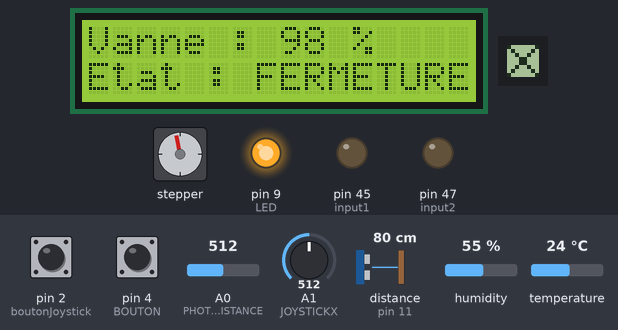
Simulated run of this sketch. Board: Arduino Mega 2560, built with avr-gcc and run on an emulated ATmega2560. Parts: 16×2 character LCD, 8×8 one-colour display, stepper motor, output pins drawn as LEDs (lit = HIGH). The inputs (shaded band) are chosen by the test bench; at power-on: pin 4 (BOUTON) HIGH, pin 2 (boutonJoystick) HIGH, A1 (JOYSTICKX) = 512, A0 (PHOTORESISTANCE) = 512, distance to the obstacle (sensor on pin 11) 80 cm, humidity 55 %, temperature 24 °C. The echo pulse lasts 58.3 µs per cm; stepper angles assume 2048 steps per turn; what the sketch prints to the serial monitor is not drawn.

Above: at 1.09 s.
1.3 s: pin 4 (BOUTON) pulled LOW for 0.15 s
At 1.8 s:
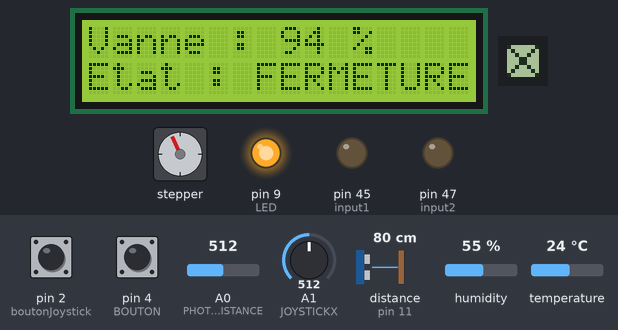
2.0 s: pin 4 (BOUTON) pulled LOW for 0.15 s
2.7 s: pin 2 (boutonJoystick) pulled LOW for 1 s
At 3.98 s:
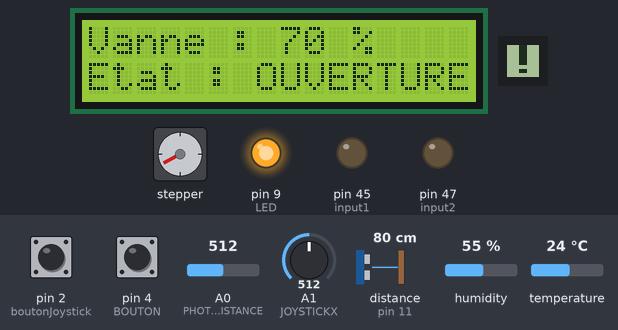
4.3 s: A1 (JOYSTICKX) set to 30
At 4.58 s:
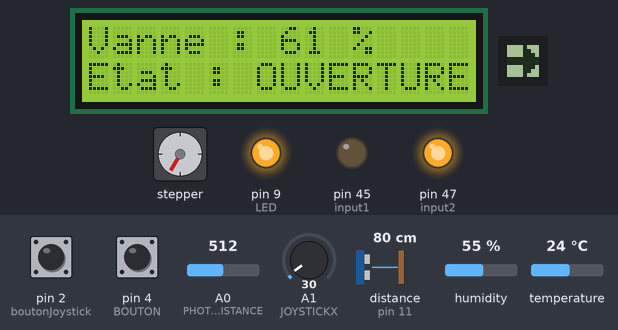
Timing chart, 0 to 9.8 s (numbered marks = the images above; inputs shaded):
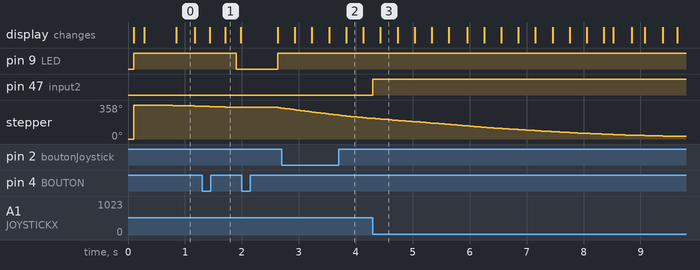

The sketch:

0sx_labo_06.ino
```cpp
#include "Convoyeur.h"

void setup() {
  pinMode(TRIGGER, OUTPUT);
  pinMode(ECHO, INPUT);
  pinMode(LED, OUTPUT);
  pinMode(BOUTON, INPUT_PULLUP);
   // Initialisation des broches du moteur DC avec le L293D
  pinMode(input1, OUTPUT);
  pinMode(input2, OUTPUT);
   // Initialiser les broches du joystick
  pinMode(boutonJoystick, INPUT_PULLUP);
   pinMode(JOYSTICKX, INPUT);
  pinMode(JOYSTICKY, INPUT);

  lcd.begin();
  lcd.backlight();  // Allume le rétroéclairage
  Serial.begin(9600);
  dht.begin();  // initialisation du du capteur de temperature et d'humidité


  button.attachClick(onClick);
  button.attachDoubleClick(onDoubleClick);
   joystickBtn.attachClick(onJoystickClick);
  joystickBtn.attachLongPressStart(onJoystickLongClick);

  myStepper.setMaxSpeed(1000);// Vitesse maximale (steps/seconde)
  myStepper.setSpeed(2000);// Vitesse de déplacement
  myStepper.setCurrentPosition(POSITIONOUVERTE); //reinitialise la position actuelle du moteur
  myStepper.setAcceleration(100); //demarrage et arret progressif
  sousTention();

 configurerAffichage();
  // État initial: INACTIF avec symbole X
  afficherInactif();
}

void loop() {
  unsigned long tempsActuel = millis();

  lirePhotoresistance(tempsActuel);
  lireTemperatureHumidite(tempsActuel);
  lireLaDistance(tempsActuel);
  calibrage();
  gestionIrrigation(tempsActuel);
  position();
  clignotementLed(tempsActuel);
  afficherLCD(tempsActuel);
  portserie(tempsActuel);


 button.tick();
 joystickBtn.tick();

 gestionConvoyeur();

}
```

Convoyeur.cpp
```cpp
#include "Convoyeur.h"


// Définition des constantes
// --- Moteur DC avec L293D ---
const int input1 = 45;
const int input2 = 47;

// --- LCD ---
LCD_I2C lcd(0x27, 16, 2);

// --- DHT11 ---
const int DHT_11 = 10;
DHT dht(DHT_11, DHTTYPE);  //creation de l'objet DHT
float temperature = 0;
float humidite = 0;

// --- Photoresistance ---
const int PHOTORESISTANCE = A0;
int valeurPhotoresistance = 0;
int valeurMin = 1023;
int valeurMax = 0;
bool calibrationActive = false;

// --- HC-SR04 ---
const int ECHO = 11;
const int TRIGGER = 12;
UltraSonicDistanceSensor distanceSensor(TRIGGER, ECHO);
int distance = 0;


// --- LED ---
const int LED = 9;
int pageActuelle = 1;

// --- BOUTON ---
const int BOUTON = 4;
OneButton button(BOUTON, true, true);

// --- JOYSTICK ---
const int JOYSTICKX = A1;
const int JOYSTICKY = A2;
const int boutonJoystick = 2;
OneButton joystickBtn(boutonJoystick, true, true);

// --- Moteur à pas ---
AccelStepper myStepper(MOTOR_INTERFACE_TYPE, IN_1, IN_3, IN_2, IN_4);

// Définition des variables globales
AppState currentState = DEMARRAGE;
EtatIrrigation etat_courant = FERMETURE;
EtatConvoyeur etatConvoyeur = INACTIF;
const int POSITIONOUVERTE = 2038;
const int POSITIONFERMER = 0;


int pourcentage = 0;


// Variables du convoyeur
int vitesseActuelle = 0;
int vitesseConstante = 0;  // Vitesse mémorisée pour le mode CONSTANT


U8G2_MAX7219_8X8_F_4W_SW_SPI u8g2(
  U8G2_R0,
  CLK_PIN,
  DIN_PIN,
  CS_PIN,
  U8X8_PIN_NONE,
  U8X8_PIN_NONE);

// ========== FONCTIONS D'AFFICHAGE MATRICE ==========

void configurerAffichage() {
  u8g2.begin();
  u8g2.setContrast(5);
  clearAffichage();
}

void clearAffichage() {
  u8g2.clearBuffer();
  u8g2.sendBuffer();
}


// Affiche un X (état INACTIF)
void afficherInactif() {
  u8g2.clearBuffer();
  u8g2.drawLine(0, 0, 7, 7);
  u8g2.drawLine(7, 0, 0, 7);
  u8g2.sendBuffer();
}

// Affiche !! (état ACTIF mais pas de mouvement)
void afficherActif() {
  u8g2.clearBuffer();
  u8g2.drawBox(3, 0, 1, 5);
  u8g2.drawBox(4, 0, 1, 5);    // (x1,y1, largeur,hauteur)
  u8g2.drawBox(3, 6, 1, 1);
  u8g2.drawBox(4, 6, 1, 1);
  u8g2.sendBuffer();
}

// Flèche vers la droite (AVANCE)
const uint8_t flecheDroite[] PROGMEM = {
  B00001000,
  B00001100,
  B00001110,
  B11111111,
  B11111111,
  B00001110,
  B00001100,
  B00001000,
};

void afficherAvancer() {
  u8g2.clearBuffer();
  u8g2.drawXBMP(0, 0, 8, 8, flecheDroite);
  u8g2.sendBuffer();
}

// Flèche vers la gauche (RECULE)
const uint8_t flecheGauche[] PROGMEM = {
  B00010000,
  B00110000,
  B01110000,
  B11111111,
  B11111111,
  B01110000,
  B00110000,
  B00010000,
};

void afficherReculer() {
  u8g2.clearBuffer();
  u8g2.drawXBMP(0, 0, 8, 8, flecheGauche);
  u8g2.sendBuffer();
}


void mettreAJourAffichageMatrice() {
  switch (etatConvoyeur) {
    case INACTIF:
       afficherInactif();  // Affiche X
      break;
    case ACTIF:
      if (vitesseActuelle > 5) {
      afficherAvancer();  // Affiche -> quand on appuie sur axe X
    } else if (vitesseActuelle < -5) {
      afficherReculer();  // Affiche <- quand on appuie sur axe Y
    } else {
      afficherActif();  // Affiche !! quand pas de mouvement
    }

      break;
    case CONSTANT:
     if (vitesseConstante > 10) {
      afficherAvancer();  // Affiche -> en mode constant
    } else if (vitesseConstante < -10) {
        afficherReculer();  // Affiche <- en mode constant
      }
      break;
  }
}

// ========== FONCTIONS DU CONVOYEUR ==========
void controlerMoteur() {
  int vitesseMoteur = 0;

  // Déterminer la vitesse à appliquer selon l'état
  if (etatConvoyeur == INACTIF) {
    vitesseMoteur = 0;
  } else if (etatConvoyeur == ACTIF) {
    vitesseMoteur = vitesseActuelle;
  } else if (etatConvoyeur == CONSTANT) {
    vitesseMoteur = vitesseConstante;
  }

  // Appliquer la vitesse au moteur
  int pwmValue = map(abs(vitesseMoteur), 0, 100, 0, 255);

  if (vitesseMoteur > 5) {
    // Avancer
    analogWrite(input1, pwmValue);
    analogWrite(input2, 0);
  } else if (vitesseMoteur < -10) {
    // Reculer
    analogWrite(input1, 0);
    analogWrite(input2, pwmValue);
  } else {
    // Arrêt
    analogWrite(input1, 0);
    analogWrite(input2, 0);
  }
}

// ========== FONCTIONS DE LECTURE JOYSTICK ==========

void lireJoystick() {
  // Lire l'axe X pour avancer/reculer
  int lectureX = analogRead(JOYSTICKX);

  // Convertir la valeur (0-1023) en vitesse (-100 à 100)
  vitesseActuelle = map(lectureX, 0, 1023, -100, 100);

  // Zone morte: entre -5 et 5 = pas de mouvement
  if (abs(vitesseActuelle) < 5) {
    vitesseActuelle = 0;
  }

  // Limiter entre -100 et 100
 if (vitesseActuelle > 100) {
    vitesseActuelle = 100;
} else if (vitesseActuelle < -100) {
    vitesseActuelle = -100;
}
}

void onJoystickClick() {
  // Clic simple : bascule entre ACTIF et CONSTANT
  if (etatConvoyeur == ACTIF) {
    // Sauvegarder la vitesse actuelle et passer en mode CONSTANT
    vitesseConstante = vitesseActuelle;
    etatConvoyeur = CONSTANT;
    mettreAJourAffichageMatrice();
  } else if (etatConvoyeur == CONSTANT) {
    // Repasser en mode ACTIF
    etatConvoyeur = ACTIF;
    vitesseActuelle = vitesseConstante;
  }
}


void onJoystickLongClick() {
  if (etatConvoyeur == INACTIF) {
    // Long clic: ACTIF -> symbole !!
    etatConvoyeur = ACTIF;
    vitesseActuelle = 0;
    vitesseConstante = 0;
   mettreAJourAffichageMatrice();
  } else {
    // Long clic depuis ACTIF ou CONSTANT: retour à INACTIF
   etatConvoyeur = INACTIF;
    vitesseActuelle = 0;
    vitesseConstante = 0;
    mettreAJourAffichageMatrice();
  }

  // Arrêter le moteur immédiatement
  controlerMoteur();
}
void gestionConvoyeur() {
  // Si en mode ACTIF, lire le joystick
  if (etatConvoyeur == ACTIF) {
    lireJoystick();        // Lire la position du joystick
    controlerMoteur();     // Contrôler le moteur selon la vitesse
    mettreAJourAffichageMatrice();  // Mettre à jour l'affichage
  } else if (etatConvoyeur == CONSTANT) {
    controlerMoteur();     // Utilise vitesseConstante
    mettreAJourAffichageMatrice();  // Met à jour l'affichage (avec clignotement si arrêt)
  } else {
    // Mode INACTIF: moteur arrêté, affichage X
    controlerMoteur();
  }
}


// ========== FONCTIONS D'IRRIGATION ==========


void sousTention() {
  myStepper.moveTo(POSITIONFERMER);
  etat_courant = FERMETURE;
}
// niveau trop bas → ouvrir la vanne
void etatFermer() {
  int niveauMin = 20;  // Seuil d'ouverture (niveau trop bas)
  if (distance > 0 && distance < niveauMin) {
    myStepper.moveTo(POSITIONOUVERTE);
    etat_courant = OUVERTURE;
  }
}
// ouverture terminée
void etatOUverture() {
  if (myStepper.distanceToGo() == 0) {
    etat_courant = OUVERT;
  }
}
// niveau suffisant → fermer la vanne
void etatOuvert() {
  int niveauMax = 25;  // Seuil de fermeture (niveau suffisant)
  if (distance >= niveauMax) {
    myStepper.moveTo(POSITIONFERMER);
    etat_courant = FERMETURE;
  }
}

// fermeture terminée
void etatFermeture() {
  if (myStepper.distanceToGo() == 0) {
    etat_courant = FERME;
  }
}

// Arrêt 🛑
void etatArret() {
  myStepper.stop();                               // arrête le moteur
  myStepper.moveTo(myStepper.currentPosition());  // annule la cible
  etat_courant = ARRET;                           // bloque l'irrigation
}
// mapper la positio entre 0-100
void position() {
  int nbreDePas = myStepper.currentPosition();
  int pourcentageMin = 0;
  int pourcentageMax = 100;
  pourcentage = map(nbreDePas, POSITIONFERMER, POSITIONOUVERTE, pourcentageMin, pourcentageMax);
  if (pourcentage < 0) pourcentage = 0;
  if (pourcentage > 100) pourcentage = 100;
}
//faire clignoter la LED
void clignotementLed(unsigned long tempsActuel) {
  const unsigned long delaiLed = 100;
   bool etatLed = false;
  static unsigned long dernierTps = 0;
  if (etat_courant == OUVERTURE || etat_courant == FERMETURE) {
    if ((tempsActuel - dernierTps) >= delaiLed) {
      dernierTps = tempsActuel;
      etatLed = !etatLed;
      digitalWrite(LED, etatLed);
    }
  } else {
    allumeEteindLed();
  }
}
// SYSTEME d'irrigation
void gestionIrrigation(unsigned long tempsActuel) {
  switch (etat_courant) {
    case FERME: etatFermer(); break;
    case OUVERTURE: etatOUverture(); break;
    case OUVERT: etatOuvert(); break;
    case FERMETURE: etatFermeture(); break;
    case ARRET: etatArret(); break;
  }
  if (etat_courant != ARRET) {
    myStepper.run();
  }
}

void lirePhotoresistance(unsigned long tempsActuel) {
  const unsigned long delaisPhotoresistance = 1000;
  static unsigned long dernierMoment = 0;
  if ((tempsActuel - dernierMoment) >= delaisPhotoresistance) {
    dernierMoment = tempsActuel;
    valeurPhotoresistance = analogRead(PHOTORESISTANCE);
    if (valeurPhotoresistance < 0) valeurPhotoresistance = 0;
    if (valeurPhotoresistance > 1023) valeurPhotoresistance = 1023;  //pour éviter les valeurs hors plage
  }
}

void lireTemperatureHumidite(unsigned long now) {
  static unsigned long lastTime = 0;
  const unsigned long rate = 5000;
  if (now - lastTime >= rate) {
    lastTime = now;
    float t = dht.readTemperature();
    float h = dht.readHumidity();
    if (isnan(h) || isnan(t)) {  // valide si c'est un nombre.
      Serial.println(F("Echec de lecture du DHT!"));
    }
    temperature = t;
    humidite = h;
  }
}

void calibrage() {
  if (currentState == CALIBRATION && !calibrationActive) {

    if (valeurPhotoresistance < valeurMin) {
      valeurMin = valeurPhotoresistance;
    }
    if (valeurPhotoresistance > valeurMax) {
      valeurMax = valeurPhotoresistance;
    }
  }
}


int lireLuminosite() {
  int allumage = map(valeurPhotoresistance, valeurMin, valeurMax, 0, 100);
  if (allumage < 0) allumage = 0;
  if (allumage > 100) allumage = 100;
  return allumage;
}

void allumeEteindLed() {
  int valeurbasse = 30;
  int valeurAlum = lireLuminosite();
  if (valeurAlum <= valeurbasse) {
    digitalWrite(LED, HIGH);
  } else {
    digitalWrite(LED, LOW);
  }
}

void lireLaDistance(unsigned long tempsActuel) {
  unsigned long delaisDistance = 250;
  static unsigned long dernierTemps = 0;
  if ((tempsActuel - dernierTemps) >= delaisDistance) {
    dernierTemps = tempsActuel;
    distance = distanceSensor.measureDistanceCm();
    if (distance < 0) distance = 0;
  }
}

void portserie(unsigned long tempsActuel) {
  static unsigned long dernierTemps = 0;
  unsigned long delaisDistance = 3000;
  if ((tempsActuel - dernierTemps) >= delaisDistance) {
    int valeurAlum = lireLuminosite();
    Serial.print("Lum:");
    Serial.print(valeurAlum);
    Serial.print(",Min:");
    Serial.print(valeurMin);
    Serial.print(",Max:");
    Serial.print(valeurMax);
    Serial.print(",Dis:");
    Serial.print(distance);
    Serial.print(",T:");
    Serial.print(temperature);
    Serial.print(",H:");
    Serial.print(humidite);
    Serial.print(",van:");
    Serial.print(pourcentage);
    Serial.print(",Conv:");
    Serial.println(vitesseActuelle);
    dernierTemps = millis();
  }
}

void lumDist() {
  int valeurAlum = lireLuminosite();
  lcd.setCursor(0, 0);
  lcd.print("Lum: ");
  lcd.print(valeurAlum);
  lcd.print("% ");
  lcd.setCursor(0, 1);
  lcd.print("Dist: ");
  lcd.print(distance);
  lcd.print(" cm   ");
}

void tempHum() {
  lcd.setCursor(0, 0);
  lcd.print("Temp: ");
  lcd.print(temperature);
  lcd.print("c ");
  lcd.setCursor(0, 1);
  lcd.print("Hum: ");
  lcd.print(humidite);
  lcd.print(" %   ");
}

void MinMaxLCD() {
  lcd.setCursor(0, 0);
  lcd.print("Lum Min: ");
  lcd.print(valeurMin);
  lcd.setCursor(0, 1);
  lcd.print("Lum Max: ");
  lcd.print(valeurMax);
  lcd.print(" %   ");
}

void vanneLCD() {
  lcd.setCursor(0, 0);
  lcd.print("Vanne : ");
  lcd.print(pourcentage);
  lcd.print(" %");
  lcd.setCursor(0, 1);
  lcd.print("Etat : ");
  switch (etat_courant) {
    case FERME: lcd.print("FERME"); break;
    case OUVERTURE: lcd.print("OUVERTURE"); break;
    case OUVERT: lcd.print("OUVERT"); break;
    case FERMETURE: lcd.print("FERMETURE"); break;
    case ARRET: lcd.print("ARRET"); break;
  }
  lcd.print("   ");
}

void afficherLCD(unsigned long tempsActuel) {
  unsigned long delaisRafraichissement = 250;
  static unsigned long dernierTemps = 0;
  int valeurAlum = lireLuminosite();
  if ((tempsActuel - dernierTemps) >= delaisRafraichissement) {
    lcd.clear();
    if (etat_courant == OUVERTURE || etat_courant == FERMETURE || etat_courant == ARRET) {
      vanneLCD();
    } else {

      switch (currentState) {
        case DEMARRAGE:
          lcd.setCursor(0, 0);
          lcd.print("Systeme pret   ");
          lcd.setCursor(0, 1);
          lcd.print("Appuyez btn    ");
          lcd.print(" ");

          break;

        case LUM_DIST:
          if (pageActuelle == 1) {
            lumDist();
          }
          break;
        case DHT_STATE:
          if (pageActuelle == 1) {
            tempHum();
          }
          break;

        case CALIBRATION:
          MinMaxLCD();
          break;
      }
    }
    dernierTemps = millis();
  }
}

void onClick() {
  if (etat_courant == ARRET) {
    myStepper.moveTo(POSITIONOUVERTE);
    etat_courant = OUVERTURE;
    vanneLCD();
    return;
  }
  if (myStepper.isRunning()) {
    etatArret();
    return;
  } else {
    switch (currentState) {
      case DEMARRAGE: currentState = LUM_DIST; break;
      case LUM_DIST: currentState = DHT_STATE; break;
      case DHT_STATE: currentState = LUM_DIST; break;
      case CALIBRATION: currentState = LUM_DIST; break;
    }
  }
}

void onDoubleClick() {
  if (currentState == DEMARRAGE || currentState == LUM_DIST || currentState == DHT_STATE) {
    currentState = CALIBRATION;
  }
}
```

Convoyeur.h
```cpp
#pragma once
#ifndef Convoyeur_h
#define Convoyeur_h

#include <Arduino.h>
#include <OneButton.h>
#include "DHT.h"  //librairie du capteur de temperature et d'humidité
#include <LCD_I2C.h>
#include <HCSR04.h>
#include <AccelStepper.h>  //librairie moteur pas à pas

 //librairie matrice display module max7219
#include <U8g2lib.h>

// Définition des constantes
// --- Moteur DC avec L293D ---
 extern const int input1;
 extern const int input2;

// --- LCD ---
extern LCD_I2C lcd;

// --- DHT11 ---
#define DHTTYPE DHT11  // type de capteur d'humidité et de temperature
extern const int DHT_11 ;
extern DHT dht;  //creation de l'objet DHT
extern float temperature ;
extern float humidite ;

// --- Photoresistance ---
extern const int PHOTORESISTANCE;
extern int valeurPhotoresistance;
extern int valeurMin;
extern int valeurMax;
extern bool calibrationActive;

// --- HC-SR04 ---
extern const int ECHO;
extern const int TRIGGER;
extern UltraSonicDistanceSensor distanceSensor;  //creaction d'objet pour le capteur a distance.
extern int distance;

//-------LED--------
extern const int LED;
extern int pageActuelle;

// --- BOUTON ---
extern const int BOUTON;
extern OneButton button;

// --- LED DOT matrice display module max7219 ---
extern const int BROCHECLK;
extern const int BROCHECS;
extern const int BROCHEDIN;

// --- JOYSTICK ---
extern const int JOYSTICKX;
extern const int JOYSTICKY;
extern const int boutonJoystick;
extern OneButton joystickBtn;

// --- Moteur à pas ---
#define MOTOR_INTERFACE_TYPE 4  //type de moteur

#define IN_1 31
#define IN_2 33
#define IN_3 35
#define IN_4 37
extern AccelStepper myStepper;  //creation de l'objet moteur pas pas.


// Énumérations
enum AppState { DEMARRAGE, DHT_STATE, LUM_DIST, CALIBRATION };
enum EtatIrrigation { FERME, OUVERTURE, OUVERT, FERMETURE, ARRET };
enum EtatConvoyeur { INACTIF , ACTIF, CONSTANT };

#define CLK_PIN 30
#define DIN_PIN 34
#define CS_PIN  32


// Variables globales
extern AppState currentState;
extern EtatIrrigation etat_courant;
extern EtatConvoyeur etatConvoyeur ;
extern const int POSITIONOUVERTE;
extern const int POSITIONFERMER;
extern int pourcentage;

// Déclarations des fonctions
void sousTention();
void etatFermer();
void etatOuverture();
void etatOuvert();
void etatFermeture();
void etatArret();
void position();
void clignotementLed(unsigned long tempsActuel);
void gestionIrrigation(unsigned long tempsActuel);
void lirePhotoresistance(unsigned long tempsActuel);
void lireTemperatureHumidite(unsigned long now);
void calibrage();
int lireLuminosite();
void allumeEteindLed();
void lireLaDistance(unsigned long tempsActuel);
void portserie(unsigned long tempsActuel);
void lumDist();
void tempHum();
void MinMaxLCD();
void vanneLCD();
void afficherLCD(unsigned long tempsActuel);
void onClick();
void onDoubleClick();
void confiAffichage();
void clearAffichage();

void configurerAffichage();
void mettreAJourAffichageMatrice();
void afficherInactif();
void afficherActif();
void afficherAvancer();
void afficherReculer();
void controlerMoteur();
void lireJoystick();
void onJoystickClick();
void  onJoystickLongClick();
void gestionConvoyeur();
#endif    
```

Measured:
- after the input at 1.3 s, pin 9 (LED): HIGH → LOW after 0.60 s
- after the input at 2.7 s, the display: first differs from a run without the input after 1.1 s (image 2)
- after the input at 4.3 s, pin 47 (input2): LOW → HIGH at once; the display: changes after 0.13 s (image 3)
- by itself, stepper: turns 358° clockwise in 0.00 s, then 13° counter-clockwise in 1.1 s
